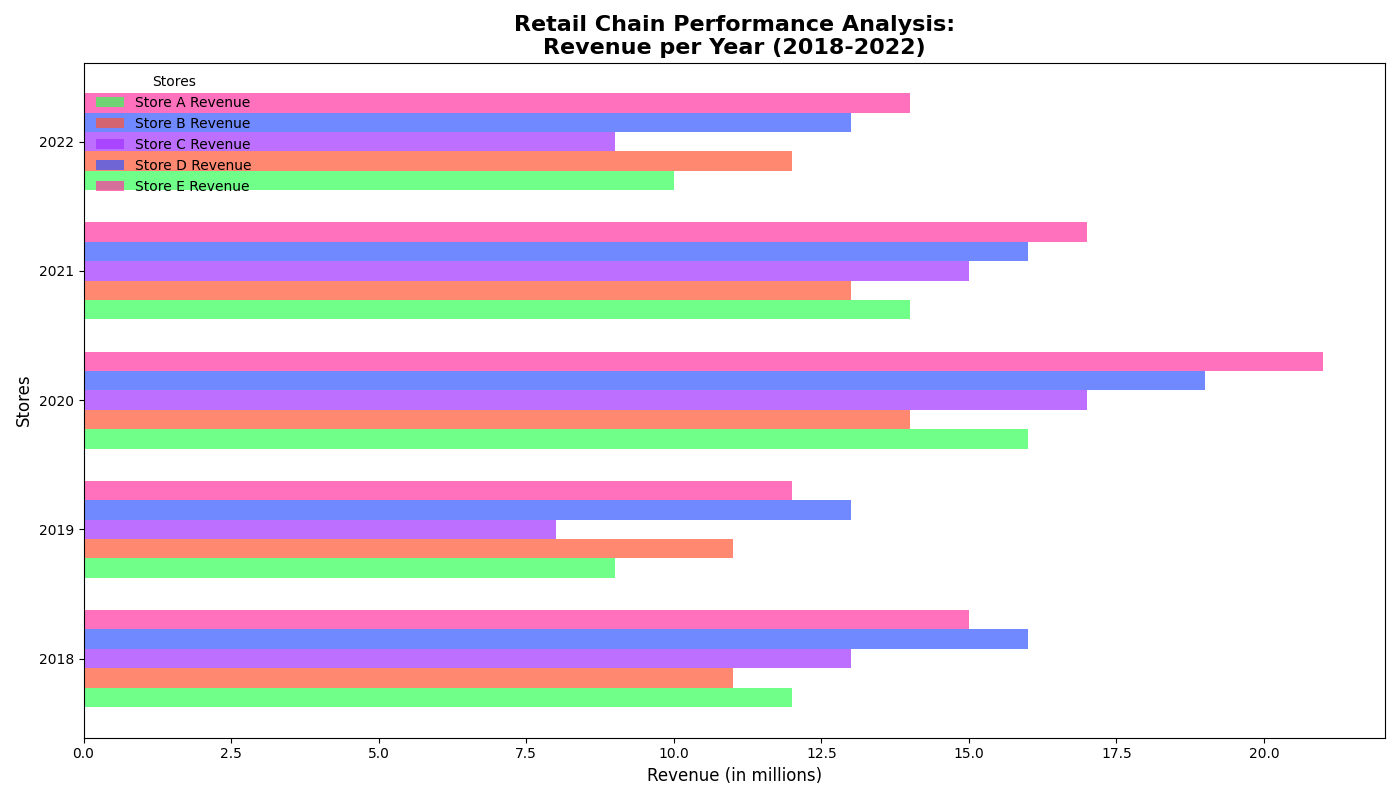

The Python source for this figure:
import matplotlib.pyplot as plt
import numpy as np

years = np.array([2018, 2019, 2020, 2021, 2022])
stores = ["Store A", "Store B", "Store C", "Store D", "Store E"]

revenue = np.array([
    [12, 11, 13, 16, 15], 
    [9, 11, 8, 13, 12],    
    [16, 14, 17, 19, 21],  
    [14, 13, 15, 16, 17],  
    [10, 12, 9, 13, 14],   
])

fig, ax1 = plt.subplots(figsize=(14, 8))
colors = ['#33FF57', '#FF5733', '#A133FF', '#3357FF', '#FF33A1']
bar_height = 0.15

for idx, store in enumerate(stores):
    ax1.barh(years + np.array([idx])*bar_height, revenue[:, idx], height=bar_height, 
             color=colors[idx % len(colors)], alpha=0.7, label=f"{store} Revenue")

ax1.set_title('Retail Chain Performance Analysis:\nRevenue per Year (2018-2022)', fontsize=16, fontweight='bold')
ax1.set_xlabel('Revenue (in millions)', fontsize=12)
ax1.set_ylabel('Stores', fontsize=12)
ax1.set_yticks(years + bar_height * (len(stores) - 1) / 2)
ax1.set_yticklabels(years)

ax1.legend(title='Stores', loc='upper left', fontsize=10, frameon=False)

ax1.grid(False)

plt.tight_layout()
plt.show()
